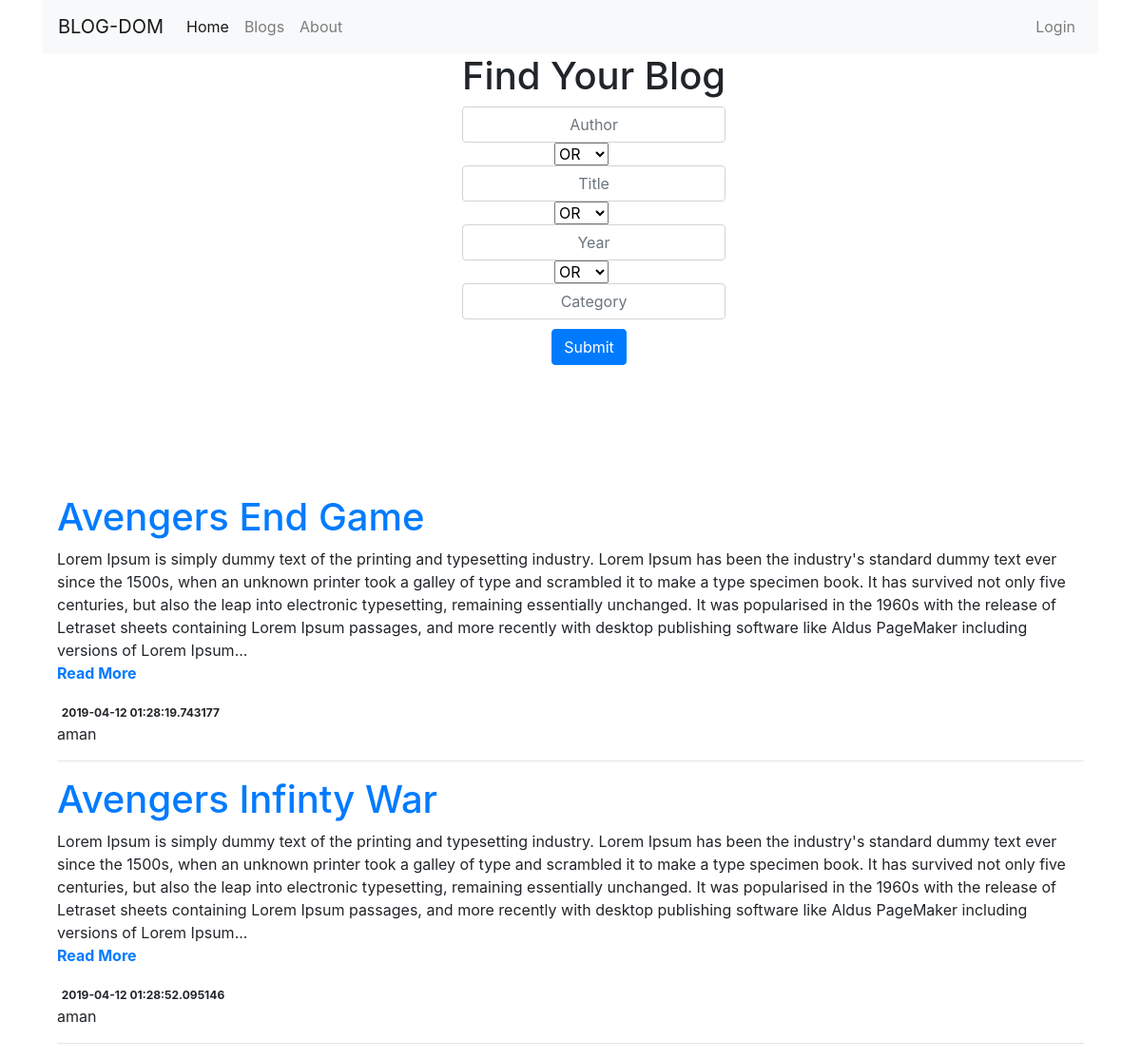
Before: / with the older database file.
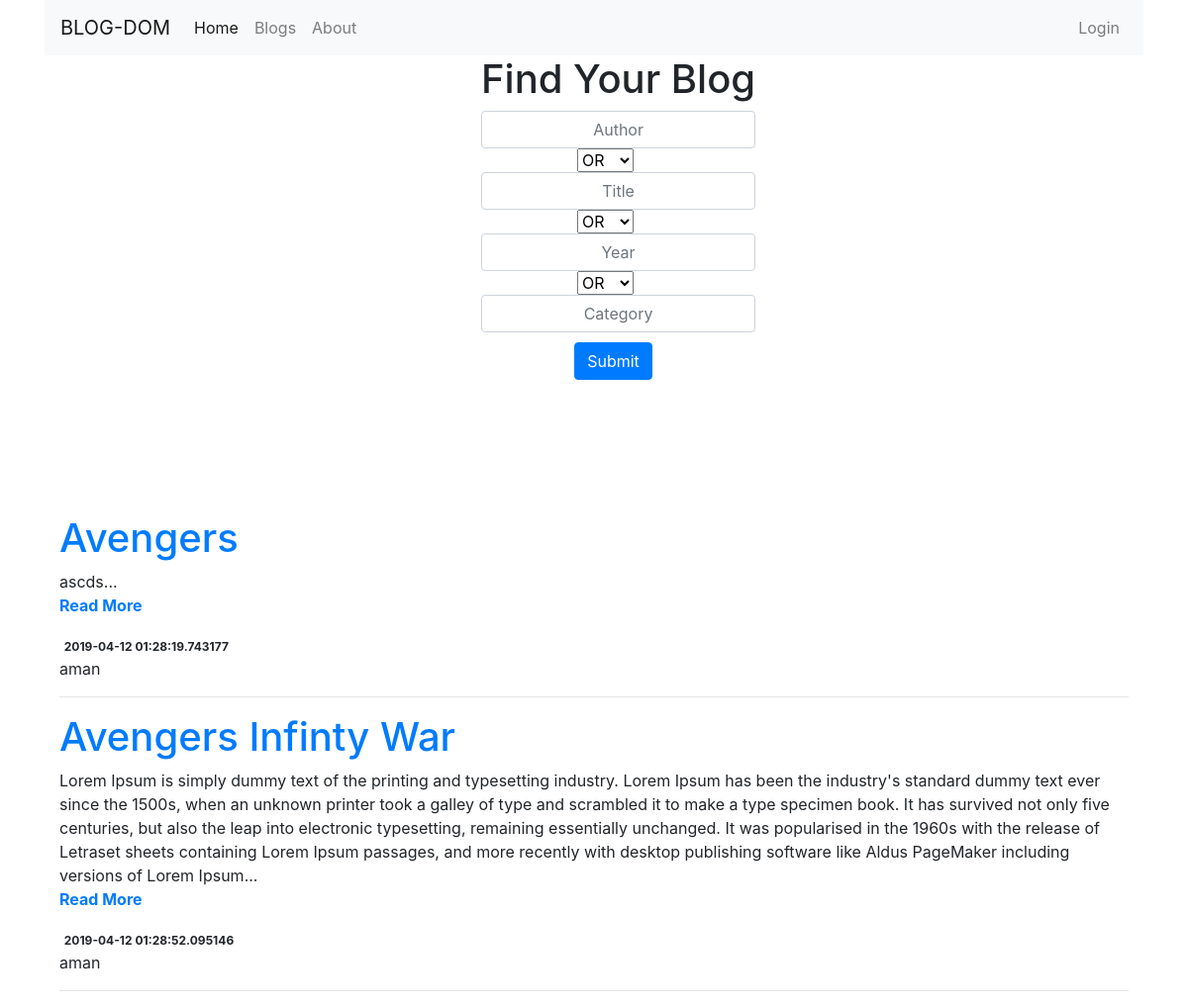
After: the same page with the newer database file.
### tables this page shows
CREATE TABLE blog (id integer NOT NULL, title varchar(64) NOT NULL,
        slug varchar(32) NOT NULL, body text NOT NULL, date text, username varchar(16) NOT NULL,
        PRIMARY KEY (id), FOREIGN KEY(username) REFERENCES users(username));

### flaskr/app.py (the view)
@app.route('/')
def index():
    with sqlite3.connect(DATABASE) as c:
        cur = c.cursor()
        cur.execute('SELECT * FROM blog ORDER BY date LIMIT 10;')
        blogs = cur.fetchall()
        if session.get('logged_in'):
            curruser = session['username']
            return render_template('index.html',blogs=blogs,loginstatus='True',curruser=curruser)
        else:
            return render_template('index.html',blogs=blogs,loginstatus='False')
        c.close()

### flaskr/templates/index.html (shortened to what this page needs)
<!DOCTYPE html>
<html lang="en" dir="ltr">
  <head>
    <link rel="stylesheet" href="..assets/css/style.css">
<link rel="stylesheet" href="https://stackpath.bootstrapcdn.com/bootstrap/4.3.1/css/bootstrap.min.css">
<link rel="stylesheet" href="https://use.fontawesome.com/releases/v5.8.1/css/all.css">
<link rel="stylesheet" href="https://use.fontawesome.com/releases/v5.8.1/css/all.css">
</head>
  <body>
    <div class="container">
    <nav class="navbar navbar-expand-lg navbar-light bg-light">
    <a class="navbar-brand" href="#">BLOG-DOM</a>
    <div class="collapse navbar-collapse" id="navbarNav">
      <ul class="navbar-nav">
        <li class="nav-item active">
          <a class="nav-link" href="#">Home <span class="sr-only">(current)</span></a>
        </li>
        <li class="nav-item">
          <a class="nav-link" href="#">Blogs</a>
        </li>
        <li class="nav-item">
          <a class="nav-link" href="#">About</a>
        </li>
      </ul>
      <ul class="navbar-nav ml-auto">
        {% if loginstatus=='True' %}
        <li class="nav-item">
          <a class="nav-link" href="#">Hey, {{ curruser }}</a>
        </li>
        <li class="nav-item">
          <a class="nav-link" href="/logout/">Logout</a>
        </li>
        {% else %}
        <li class="nav-item">
          <a class="nav-link" href="/login/">Login</a>
        </li>
        {% endif %}
      </ul>
    </div>
  </nav>
  </div>
  <div class="container">
      <div class="row">
          <div class="col-xs-12" style="margin-left:40%;">
            <h1 class="text-center">Find Your Blog</h1>
            <form action="/search" method="POST">
  		    <div class="form-group">
                  <input type="text" class="form-control text-center" style="padding:10px;" name="author" placeholder="Author">
                  <select name="tcheck">
                      <option value="OR" selected>OR</option>
                  </select>
                  <input type="text" class="form-control text-center" style="padding:10px;" name="title" placeholder="Title">
                  <select name="ycheck">
                      <option value="OR" selected>OR</option>
                  </select>
                  <input type="text" class="form-control text-center" style="padding:10px;" name="year" placeholder="Year">
                  <select name="ccheck">
                      <option value="OR" selected>OR</option>
                  </select>
                  <input type="text" class="form-control text-center" style="padding:10px;" name="category" placeholder="Category">
                  <span class="form-group-btn">
                      <input class="btn btn-primary text-center" style="margin-left:34%;margin-top:10px;" type="submit">
                  </span>
              </div>
              </form>
          </div>
  	</div>
  </div>
<div class="container" style="margin-top:10%;">
<div class="col-md-12">
  {% for blog in blogs %}
    <h1><a href="./blog/{{blog[2]}}/{{blog[0]}}">{{blog[1]}}</a></h1>
    <p>{{blog[3]}}...<br><a href="./blog/{{blog[2]}}/{{blog[0]}}"><b>Read More</b></a></p>
    <div>
<span class="badge">{{ blog[4] }}</span><div class="pull-right"><span class="label label-default">{{ blog[5] }}</span>
     </div>
    <hr>
  {% endfor %}
</div>
</div>
  </body>
</html>

Changed rows visible on the page:
changed blog: title "Avengers End Game" → "Avengers"; body "Lorem Ipsum is simply dummy text of the printing and typesetting industry. Lorem Ipsum has been the industry's standard dummy text ever since the 1500s, when an unknown printer took a galley of type and scrambled it to make a type specimen book. It has survived not only five centuries, but also the leap into electronic typesetting, remaining essentially unchanged. It was popularised in the 1960s with the release of Letraset sheets containing Lorem Ipsum passages, and more recently with desktop publishing software like Aldus PageMaker including versions of Lorem Ipsum" → "ascds"
